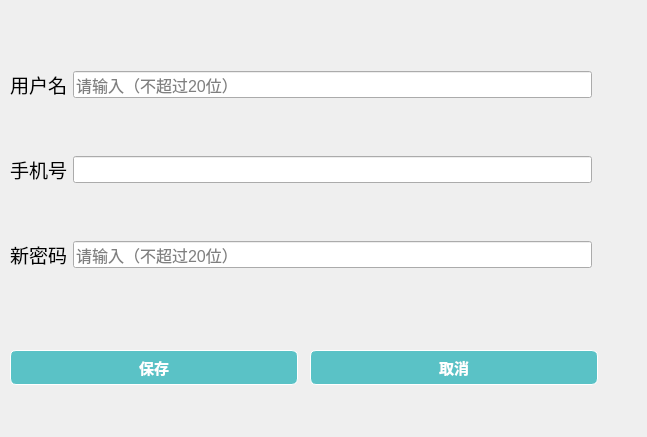
<?xml version="1.0" encoding="UTF-8"?>
<ui version="4.0">
 <class>page_forget</class>
 <widget class="QDialog" name="page_forget">
  <property name="geometry">
   <rect>
    <x>0</x>
    <y>0</y>
    <width>647</width>
    <height>437</height>
   </rect>
  </property>
  <property name="windowTitle">
   <string>Dialog</string>
  </property>
  <property name="styleSheet">
   <string notr="true">#page_forget{background-image: url(:/new/prefix1/1735392184998.jpg);}</string>
  </property>
  <widget class="QWidget" name="widget" native="true">
   <property name="geometry">
    <rect>
     <x>10</x>
     <y>20</y>
     <width>582</width>
     <height>301</height>
    </rect>
   </property>
   <layout class="QGridLayout" name="gridLayout">
    <item row="0" column="0">
     <widget class="QLabel" name="label">
      <property name="font">
       <font>
        <pointsize>14</pointsize>
       </font>
      </property>
      <property name="text">
       <string>用户名</string>
      </property>
     </widget>
    </item>
    <item row="0" column="1">
     <widget class="QLineEdit" name="le_uesrname">
      <property name="font">
       <font>
        <pointsize>12</pointsize>
       </font>
      </property>
      <property name="placeholderText">
       <string>请输入（不超过20位）</string>
      </property>
     </widget>
    </item>
    <item row="1" column="0">
     <widget class="QLabel" name="label_2">
      <property name="font">
       <font>
        <pointsize>14</pointsize>
       </font>
      </property>
      <property name="text">
       <string>手机号</string>
      </property>
     </widget>
    </item>
    <item row="1" column="1">
     <widget class="QLineEdit" name="le_Id">
      <property name="font">
       <font>
        <pointsize>12</pointsize>
       </font>
      </property>
     </widget>
    </item>
    <item row="2" column="0">
     <widget class="QLabel" name="label_3">
      <property name="font">
       <font>
        <pointsize>14</pointsize>
       </font>
      </property>
      <property name="text">
       <string>新密码</string>
      </property>
     </widget>
    </item>
    <item row="2" column="1">
     <widget class="QLineEdit" name="le_newPassword">
      <property name="font">
       <font>
        <pointsize>12</pointsize>
       </font>
      </property>
      <property name="placeholderText">
       <string>请输入（不超过20位）</string>
      </property>
     </widget>
    </item>
   </layout>
  </widget>
  <widget class="QPushButton" name="btn_save">
   <property name="geometry">
    <rect>
     <x>10</x>
     <y>350</y>
     <width>288</width>
     <height>35</height>
    </rect>
   </property>
   <property name="minimumSize">
    <size>
     <width>82</width>
     <height>35</height>
    </size>
   </property>
   <property name="font">
    <font>
     <family>Times New Roman</family>
     <pointsize>11</pointsize>
     <weight>75</weight>
     <bold>true</bold>
    </font>
   </property>
   <property name="styleSheet">
    <string notr="true">QPushButton {
	border: 0.5px solid white;
	border-radius: 6px;
	background-color: rgb(90, 194, 198);
	min-width: 80px;
	font-family: &quot;Times New Roman&quot;;
	font-size: 11pt;
	font-weight: bold;
	color: white;
}

QPushButton:hover {
	border: 0.5px solid white;
	border-radius: 6px;
	background-color: #1fab89;
	min-width: 80px;
	font-family: &quot;Times New Roman&quot;;
	font-size: 10pt;
	font-weight: bold;
	color: white;
}</string>
   </property>
   <property name="text">
    <string>保存</string>
   </property>
  </widget>
  <widget class="QPushButton" name="btn_exit">
   <property name="geometry">
    <rect>
     <x>310</x>
     <y>350</y>
     <width>288</width>
     <height>35</height>
    </rect>
   </property>
   <property name="minimumSize">
    <size>
     <width>82</width>
     <height>35</height>
    </size>
   </property>
   <property name="font">
    <font>
     <family>Times New Roman</family>
     <pointsize>11</pointsize>
     <weight>75</weight>
     <bold>true</bold>
    </font>
   </property>
   <property name="styleSheet">
    <string notr="true">QPushButton {
	border: 0.5px solid white;
	border-radius: 6px;
	background-color: rgb(90, 194, 198);
	min-width: 80px;
	font-family: &quot;Times New Roman&quot;;
	font-size: 11pt;
	font-weight: bold;
	color: white;
}

QPushButton:hover {
	border: 0.5px solid white;
	border-radius: 6px;
	background-color: #1fab89;
	min-width: 80px;
	font-family: &quot;Times New Roman&quot;;
	font-size: 10pt;
	font-weight: bold;
	color: white;
}</string>
   </property>
   <property name="text">
    <string>取消</string>
   </property>
  </widget>
 </widget>
 <resources/>
 <connections/>
</ui>
